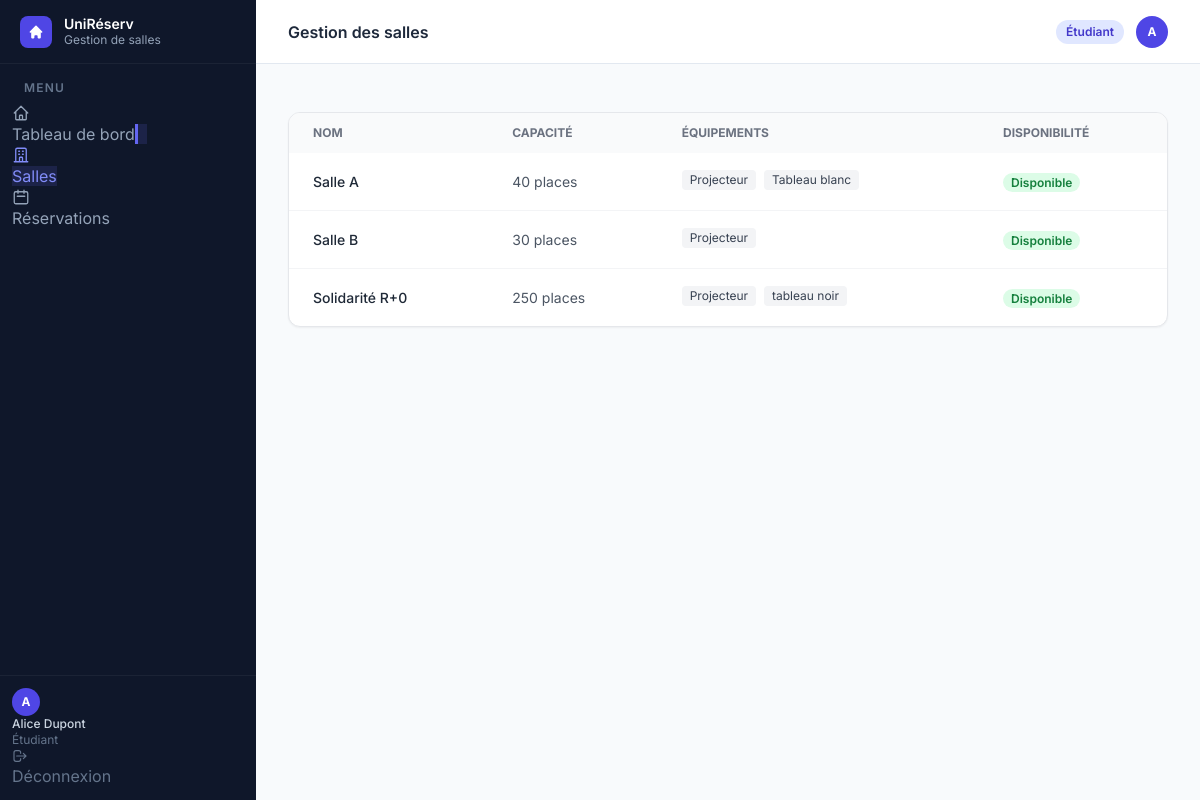
Screenshot of /salles (signed in) with the database file from the repository.
### tables this page shows
CREATE TABLE utilisateurs (
            id               INTEGER PRIMARY KEY,
            nom              TEXT    NOT NULL,
            email            TEXT    NOT NULL UNIQUE,
            login            TEXT    NOT NULL UNIQUE,
            mot_de_passe     TEXT    NOT NULL,
            role             TEXT    NOT NULL,
            date_inscription TEXT    NOT NULL,
            matricule        TEXT,
            classe           TEXT,
            matiere          TEXT
        );

CREATE TABLE salles (
            id          INTEGER PRIMARY KEY,
            nom         TEXT    NOT NULL UNIQUE,
            capacite    INTEGER NOT NULL,
            equipements TEXT    NOT NULL DEFAULT '[]',
            disponible  INTEGER NOT NULL DEFAULT 1
        );

### app.py (the view)
@app.route("/salles")
@login_required
def salles():
    _, _, salles_dict, _ = get_data()
    return render_template("salles.html", active="salles",
                           salles=list(salles_dict.values()))

### app.py (called while the page is built)
def get_bd():
    return BaseDonneesSQLite()

def get_data():
    bd  = get_bd()
    tout = bd.charger_tout()
    return (
        bd,
        {u.id: u for u in tout["utilisateurs"]},
        {s.id: s for s in tout["salles"]},
        tout["reservations"],
    )

def login_required(f):
    @wraps(f)
    def decorated(*args, **kwargs):
        if "user_id" not in session:
            return redirect(url_for("login"))
        return f(*args, **kwargs)
    return decorated

### models/reservation.py (called while the page is built)
    def _valider_horaires(self):
        if self.__heure_debut >= self.__heure_fin:
            raise ValueError(
                f"L'heure de début ({self.__heure_debut}) "
                f"doit être avant l'heure de fin ({self.__heure_fin})."
            )

    @property
    def id(self) -> int:
        return self.__id

    @id.setter
    def id(self, valeur: int):
        self.__id = valeur

### models/salle.py (called while the page is built)
    @property
    def id(self) -> int:
        return self.__id

    @id.setter
    def id(self, valeur: int):
        if self.__id is None:
            self.__id = valeur

    @property
    def nom(self) -> str:
        return self.__nom

    @property
    def capacite(self) -> int:
        return self.__capacite

    @property
    def equipements(self) -> list[str]:
        return list(self.__equipements)

    @property
    def disponible(self) -> bool:
        return self.__disponible

    @disponible.setter
    def disponible(self, valeur: bool):
        self.__disponible = valeur

### models/utilisateur.py (called while the page is built)
    @property
    def id(self) -> int:
        return self.__id

    @id.setter
    def id(self, valeur: int):
        if self.__id is None:
            self.__id = valeur

### persistance/db_sqlite.py (called while the page is built)
    @contextmanager
    def _connexion(self):
        conn = sqlite3.connect(self._chemin_db)
        conn.row_factory = sqlite3.Row
        conn.execute("PRAGMA foreign_keys = ON")
        try:
            yield conn
            conn.commit()
        except Exception:
            conn.rollback()
            raise
        finally:
            conn.close()

    def charger_tous_utilisateurs(self) -> list[Utilisateur]:
        with self._connexion() as conn:
            rows = conn.execute("SELECT * FROM utilisateurs").fetchall()
        return [self._ligne_vers_utilisateur(r) for r in rows]

    def charger_toutes_salles(self) -> list[Salle]:
        with self._connexion() as conn:
            rows = conn.execute("SELECT * FROM salles").fetchall()
        return [self._ligne_vers_salle(r) for r in rows]

### templates/salles.html (shortened to what this page needs)
{% extends "base.html" %}
{% block heading %}Gestion des salles{% endblock %}
{% block content %}
<div class="bg-white rounded-xl shadow-sm border overflow-hidden">
  {% if salles %}
  <div class="overflow-x-auto">
    <table class="w-full text-sm">
      <thead class="bg-gray-50 text-gray-500 text-xs uppercase">
        <tr>
          <th class="px-6 py-3 text-left">Nom</th>
          <th class="px-6 py-3 text-left">Capacité</th>
          <th class="px-6 py-3 text-left">Équipements</th>
          <th class="px-6 py-3 text-left">Disponibilité</th>
        </tr>
      </thead>
      <tbody class="divide-y divide-gray-100">
        {% for s in salles %}
        <tr class="hover:bg-gray-50">
          <td class="px-6 py-4 font-medium text-gray-800">{{ s.nom }}</td>
          <td class="px-6 py-4 text-gray-600">{{ s.capacite }} places</td>
          <td class="px-6 py-4 text-gray-600">
            {% if s.equipements %}
              {% for eq in s.equipements %}
                <span class="inline-block mr-1 mb-1 px-2 py-0.5 rounded bg-gray-100 text-gray-700 text-xs">{{ eq }}</span>
              {% endfor %}
            {% else %}
              <span class="text-gray-400">—</span>
            {% endif %}
          </td>
          <td class="px-6 py-4">
            {% if s.disponible %}
              <span class="px-2 py-0.5 rounded-full text-xs font-semibold bg-green-100 text-green-700">Disponible</span>
            {% else %}
              <span class="px-2 py-0.5 rounded-full text-xs font-semibold bg-red-100 text-red-700">Indisponible</span>
            {% endif %}
          </td>
        </tr>
        {% endfor %}
      </tbody>
    </table>
  </div>
  {% else %}
  <p class="px-6 py-12 text-center text-gray-400">Aucune salle enregistrée.</p>
  {% endif %}
</div>
{% endblock %}

### templates/base.html (shortened to what this page needs)
<!DOCTYPE html>
<html lang="fr" class="h-full">
<head>
  <script src="https://cdn.tailwindcss.com"></script>
</head>
<body class="h-full bg-slate-50 flex" style="font-family:'Inter',sans-serif">
  <aside class="w-64 bg-slate-900 flex flex-col fixed inset-y-0 left-0 z-30" style="background:linear-gradient(180deg,#0f172a 0%,#0f172a 100%)">
    <div class="h-16 flex items-center gap-3 px-5 border-b border-white/5">
      <div class="w-8 h-8 rounded-lg bg-indigo-600 flex items-center justify-center shrink-0">
        <svg class="w-4 h-4 text-white" fill="currentColor" viewBox="0 0 20 20">
          <path d="M10.707 2.293a1 1 0 00-1.414 0l-7 7a1 1 0 001.414 1.414L4 10.414V17a1 1 0 001 1h2a1 1 0 001-1v-2a1 1 0 011-1h2a1 1 0 011 1v2a1 1 0 001 1h2a1 1 0 001-1v-6.586l.293.293a1 1 0 001.414-1.414l-7-7z"/>
        </svg>
      </div>
      <div>
        <p class="text-white font-semibold text-sm leading-tight">UniRéserv</p>
        <p class="text-slate-400 text-xs">Gestion de salles</p>
      </div>
    </div>
    <nav class="flex-1 px-3 py-4 space-y-0.5 overflow-y-auto">
      <p class="text-slate-500 text-xs font-semibold uppercase tracking-widest px-3 mb-2">Menu</p>
      <a href="{{ url_for('dashboard') }}" class="nav-item {% if active=='dashboard' %}nav-item-active{% else %}nav-item-inactive{% endif %}">
        Tableau de bord
      </a>
      <a href="{{ url_for('salles') }}" class="nav-item {% if active=='salles' %}nav-item-active{% else %}nav-item-inactive{% endif %}">
        <svg style="width:18px;height:18px" fill="none" stroke="currentColor" stroke-width="1.75" viewBox="0 0 24 24">
          <path stroke-linecap="round" stroke-linejoin="round" d="M19 21V5a2 2 0 00-2-2H7a2 2 0 00-2 2v16m14 0h2m-2 0h-5m-9 0H3m2 0h5M9 7h1m-1 4h1m4-4h1m-1 4h1m-5 10v-5a1 1 0 011-1h2a1 1 0 011 1v5m-4 0h4"/>
        </svg>
        Salles
      </a>
      <a href="{{ url_for('reservations') }}" class="nav-item {% if active=='reservations' %}nav-item-active{% else %}nav-item-inactive{% endif %}">
        <svg style="width:18px;height:18px" fill="none" stroke="currentColor" stroke-width="1.75" viewBox="0 0 24 24">
          <path stroke-linecap="round" stroke-linejoin="round" d="M8 7V3m8 4V3m-9 8h10M5 21h14a2 2 0 002-2V7a2 2 0 00-2-2H5a2 2 0 00-2 2v12a2 2 0 002 2z"/>
        </svg>
        Réservations
      </a>
    </nav>
    <div class="border-t border-white/5 p-3 space-y-0.5">
      <a href="{{ url_for('profil') }}" class="nav-item {% if active=='profil' %}nav-item-active{% else %}nav-item-inactive{% endif %} !py-2">
        <div class="w-7 h-7 rounded-full bg-indigo-600 flex items-center justify-center text-white text-xs font-bold shrink-0">
          {{ session.user_nom[0].upper() if session.user_nom else '?' }}
        </div>
        <div class="flex-1 min-w-0">
          <p class="text-slate-300 text-xs font-medium truncate">{{ session.user_nom }}</p>
          <p class="text-slate-500 text-xs truncate">
            {% if session.user_role == 'admin' %}Administrateur
            {% elif session.user_role == 'responsable' %}Responsable
            {% elif session.user_role == 'enseignant' %}Enseignant
            {% else %}Étudiant{% endif %}
          </p>
        </div>
      </a>
      <a href="{{ url_for('logout') }}" class="nav-item nav-item-inactive !text-slate-500 hover:!text-red-400">
        <svg style="width:16px;height:16px" fill="none" stroke="currentColor" stroke-width="1.75" viewBox="0 0 24 24">
          <path stroke-linecap="round" stroke-linejoin="round" d="M17 16l4-4m0 0l-4-4m4 4H7m6 4v1a3 3 0 01-3 3H6a3 3 0 01-3-3V7a3 3 0 013-3h4a3 3 0 013 3v1"/>
        </svg>
        Déconnexion
      </a>
    </div>
  </aside>
  <div class="ml-64 flex-1 flex flex-col min-h-screen">
    <header class="h-16 bg-white border-b border-slate-200 flex items-center justify-between px-8 sticky top-0 z-20">
      <h1 class="text-slate-800 font-semibold text-base">{% block heading %}{% endblock %}</h1>
      <div class="flex items-center gap-3">
        {% set role = session.user_role %}
        {% if role == 'admin' %}
          <span class="px-2.5 py-1 rounded-full text-xs font-semibold bg-red-100 text-red-700">Admin</span>
        {% elif role == 'responsable' %}
          <span class="px-2.5 py-1 rounded-full text-xs font-semibold bg-amber-100 text-amber-700">Responsable</span>
        {% elif role == 'enseignant' %}
          <span class="px-2.5 py-1 rounded-full text-xs font-semibold bg-blue-100 text-blue-700">Enseignant</span>
        {% else %}
          <span class="px-2.5 py-1 rounded-full text-xs font-semibold bg-indigo-100 text-indigo-700">Étudiant</span>
        {% endif %}
        <a href="{{ url_for('profil') }}" class="w-8 h-8 rounded-full bg-indigo-600 flex items-center justify-center text-white text-xs font-bold hover:bg-indigo-700 transition">
          {{ session.user_nom[0].upper() if session.user_nom else '?' }}
        </a>
      </div>
    </header>
    <main class="flex-1 px-8 py-7">
      {% block content %}{% endblock %}
    </main>
  </div>
</body>
</html>

### templates/base.html (style rules this page uses)
body { font-family: 'Inter', sans-serif; }
.nav-item { @apply flex items-center gap-3 px-3 py-2.5 rounded-lg text-sm font-medium transition-all duration-150; }
.nav-item-active { background: rgba(99,102,241,0.15); color: #818cf8; border-left: 3px solid #6366f1; padding-left: calc(0.75rem - 3px); }
.nav-item-inactive { color: #94a3b8; }

### rows the page displays
utilisateurs: user_nom "Alice Dupont"
salles: nom "Salle A", capacite "40", equipements "Projecteur" "Tableau blanc", disponible "Disponible"
salles: nom "Salle B", capacite "30", equipements "Projecteur", disponible "Disponible"
salles: nom "Solidarité R+0", capacite "250", equipements "Projecteur" "tableau noir", disponible "Disponible"

### other values shown
{{ session.user_nom[0].upper() if session.user_nom else '?' }} "A"
